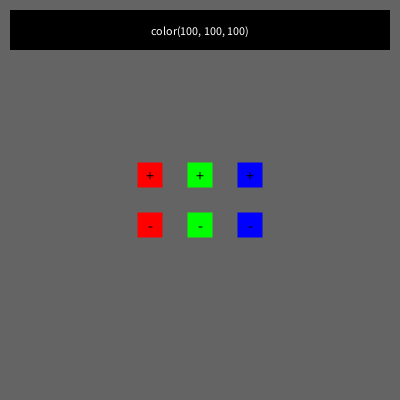
Frame 1 (no input)
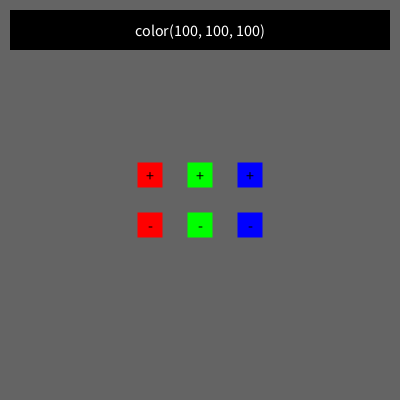
Frame 60 (the mouse pressed at the canvas centre just before this capture)
Frame 120 (the mouse held since frame 60 and released just before this capture): identical to frame 60, image omitted

The Processing sketch that drew these frames (run headless with seeded random() and noise(); from frame 60 on, the mouse is pressed at the canvas centre):

// Processing sketch: modif_couleur
// ── modif_couleur.pde
int r = 100, g = 100, b = 100;
Bouton rUp, rDown, gUp, gDown, bUp, bDown;
String rgb;

void setup() {
  size(400, 400);
  int t = 25; // taille du bouton
  rUp = new Bouton(width / 2 - 2 * t, height / 2 - t, t, color(255, 0, 0), '+');
  rDown = new Bouton(width / 2 - 2 * t, height / 2 + t, t, color(255, 0, 0), '-');
  gUp = new Bouton(width / 2, height / 2 - t, t, color(0, 255, 0), '+');
  gDown = new Bouton(width / 2, height / 2 + t, t, color(0, 255, 0), '-');
  bUp = new Bouton(width / 2 + 2 * t, height / 2 - t, t, color(0, 0, 255), '+');
  bDown = new Bouton(width / 2 + 2 * t, height / 2 + t, t, color(0, 0, 255), '-');
}

void draw() {
  background(r, g, b);
  noStroke();
  fill(0);
  rectMode(CORNER);
  rect(10, 10, width - 20, 40);

  rgb = "color(" + r + ", " + g + ", " + b + ")";
  fill(255);
  textAlign(CENTER, CENTER);
  text(rgb, width / 2, 30);
  rUp.dessiner();
  rDown.dessiner();
  gUp.dessiner();
  gDown.dessiner();
  bUp.dessiner();
  bDown.dessiner();

  if (mousePressed) {
    if (rUp.sourisDedans()) {
      r++;
    } else if (rDown.sourisDedans()) {
      r--;
    } else if (gUp.sourisDedans()) {
      g++;
    } else if (gDown.sourisDedans()) {
      g--;
    } else if (bUp.sourisDedans()) {
      b++;
    } else if (bDown.sourisDedans()) {
      b--;
    }
    r = constrain(r, 0, 255);
    g = constrain(g, 0, 255);
    b = constrain(b, 0, 255);
  }
}

void keyPressed() {
  println(rgb);
}
// ── Bouton.pde
class Bouton {
  float x, y;
  int t;
  color couleur;
  char signe;
  boolean dedans;

  Bouton(float x, float y, int t, color couleur, char signe) {
    this.x = x;
    this.y = y;
    this.t = t;
    this.couleur = couleur;
    this.signe = signe;
  }

  void dessiner() {
    fill(couleur);
    rectMode(CENTER);
    rect(x, y, t, t);
    fill(0);
    textSize(16);
    textAlign(CENTER, CENTER);
    text(signe, x, y);
  }

  Boolean sourisDedans() {
    if (mouseX < x+(t/2) && mouseX > x-(t/2) && mouseY < y+(t/2) && mouseY > y-(t/2)) {
      dedans = true;
    } else {
      dedans = false;
    } 
    return dedans;
  }
}
